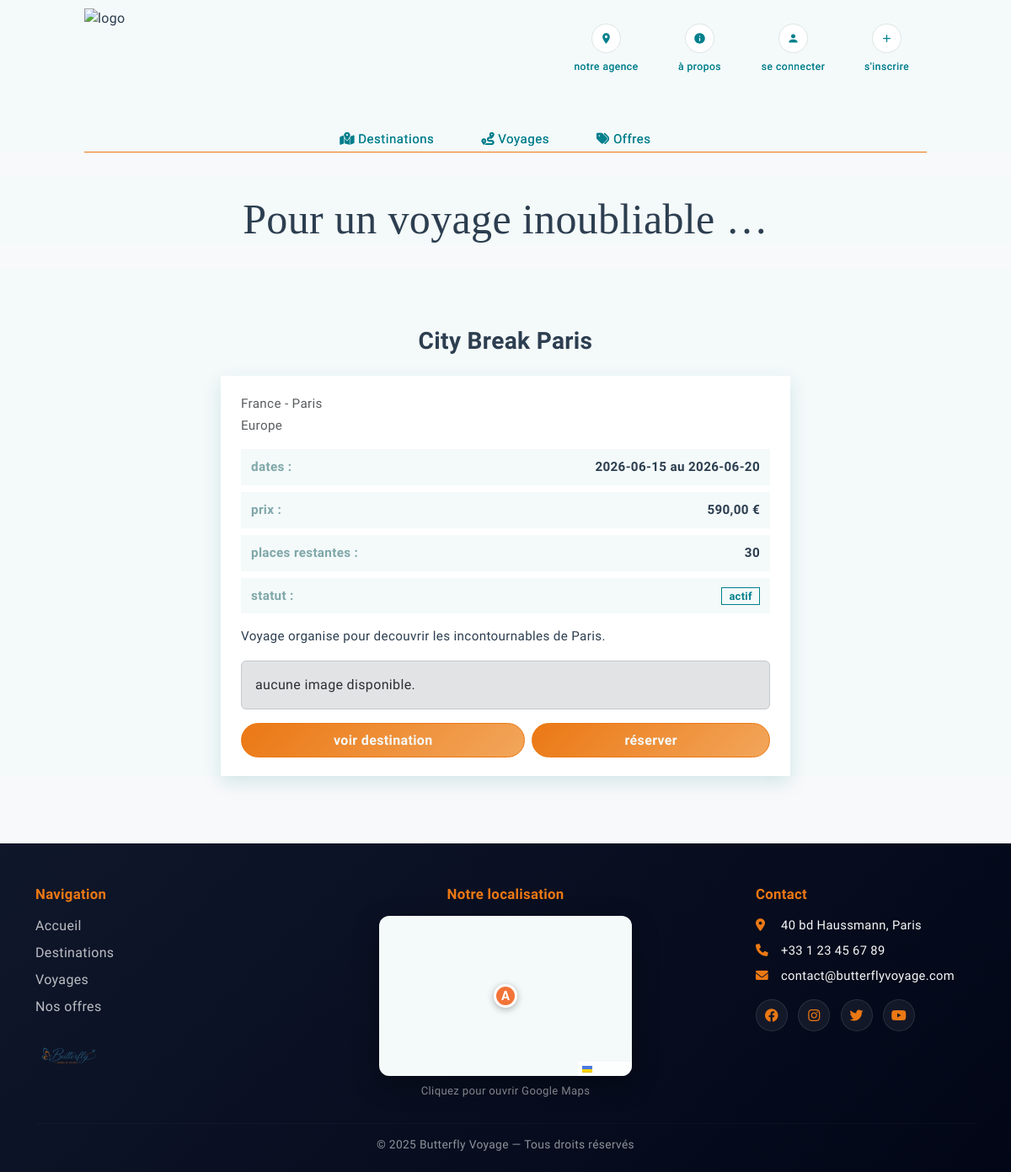
The page /index.php?page=voyage_detail&id_voyage=1 on the database its author committed.
### tables this page shows
CREATE TABLE `voyages_organises` (
  `id_voyage` int UNSIGNED NOT NULL AUTO_INCREMENT,
  `id_destination` int UNSIGNED NOT NULL,
  `titre` varchar(150) NOT NULL,
  `description` text,
  `date_depart` date NOT NULL,
  `date_retour` date NOT NULL,
  `prix` decimal(10,2) NOT NULL,
  `nb_places` int UNSIGNED NOT NULL,
  `nb_places_restantes` int UNSIGNED NOT NULL,
  `image_url` varchar(255) DEFAULT NULL,
  `statut` enum('actif','complet','annule') NOT NULL DEFAULT 'actif',
  `date_creation` datetime NOT NULL DEFAULT CURRENT_TIMESTAMP,
  `date_modification` datetime NOT NULL DEFAULT CURRENT_TIMESTAMP ON UPDATE CURRENT_TIMESTAMP,
  PRIMARY KEY (`id_voyage`),
  KEY `idx_voyages_destination` (`id_destination`),
  KEY `idx_voyages_statut_date` (`statut`, `date_depart`),
  CONSTRAINT `fk_voyage_destination`
    FOREIGN KEY (`id_destination`)
    REFERENCES `destinations` (`id_destination`)
    ON DELETE CASCADE
    ON UPDATE CASCADE
);

CREATE TABLE `destinations` (
  `id_destination` int UNSIGNED NOT NULL AUTO_INCREMENT,
  `pays` varchar(100) NOT NULL,
  `ville` varchar(100) NOT NULL,
  `id_continent` int UNSIGNED DEFAULT NULL,
  `description` text,
  `prix_base` decimal(10,2) NOT NULL,
  `image_url` varchar(255) DEFAULT NULL,
  `actif` tinyint(1) NOT NULL DEFAULT 1,
  `date_creation` datetime NOT NULL DEFAULT CURRENT_TIMESTAMP,
  `date_modification` datetime NOT NULL DEFAULT CURRENT_TIMESTAMP ON UPDATE CURRENT_TIMESTAMP,
  PRIMARY KEY (`id_destination`),
  UNIQUE KEY `uk_destination_pays_ville` (`pays`, `ville`),
  KEY `idx_destinations_continent` (`id_continent`),
  KEY `idx_destinations_actif` (`actif`),
  CONSTRAINT `fk_destination_continent`
    FOREIGN KEY (`id_continent`)
    REFERENCES `continents` (`id_continent`)
    ON DELETE SET NULL
    ON UPDATE CASCADE
);

CREATE TABLE `continents` (
  `id_continent` int UNSIGNED NOT NULL AUTO_INCREMENT,
  `nom` varchar(50) NOT NULL,
  PRIMARY KEY (`id_continent`),
  UNIQUE KEY `uk_continents_nom` (`nom`)
);

### index.php (called while the page is built, shortened)
<?php
require_once __DIR__ . "/controleur/controleur_class.php";
$unControleur = new Controleur();
$page = $_GET["page"] ?? "home";
switch ($page) {
    case "voyage_detail":
        require_once __DIR__ . "/controleur/gestion_voyage_detail.php";
        break;
}
require_once __DIR__ . "/vue/layout.php";

### modele/modele_class.php (called while the page is built, shortened)
<?php
class Modele
{
    private PDO $pdo;
    public function __construct()
    {
        $dsn = "mysql:host=localhost;dbname=bfly;charset=utf8mb4";
        $user = "root";
        $password = "";
        try {
            $this->pdo = new PDO($dsn, $user, $password, [
                PDO::ATTR_ERRMODE => PDO::ERRMODE_EXCEPTION,
                PDO::ATTR_DEFAULT_FETCH_MODE => PDO::FETCH_ASSOC,
            ]);
        } catch (PDOException $e) {
            echo "erreur de connexion à " . $dsn . "<br>";
            echo $e->getMessage();
            exit();
        }
    }
    private function fetchOne(string $sql, array $params = []): array|false
    {
        $stmt = $this->pdo->prepare($sql);
        $stmt->execute($params);
        return $stmt->fetch();
    }
    public function selectWhere_voyage(int $id_voyage): array|false
    {
        $sql = "select v.*, d.pays, d.ville, d.description as destination_description, d.prix_base, d.image_url as destination_image_url, cont.nom as continent
                from voyages_organises v
                join destinations d on d.id_destination = v.id_destination
                left join continents cont on cont.id_continent = d.id_continent
                where v.id_voyage = :id_voyage";
        return $this->fetchOne($sql, [
            ":id_voyage" => $id_voyage,
        ]);
    }
}

### controleur/gestion_voyage_detail.php (called while the page is built, shortened)
<?php
$idVoyage = (int) ($_GET["id_voyage"] ?? 0);
if ($idVoyage > 0) {
    $voyage = $unControleur->selectWhere_voyage($idVoyage);
}

### controleur/controleur_class.php (called while the page is built, shortened)
<?php
require_once "modele/modele_class.php";
class Controleur
{
    private Modele $modele;
    public function __construct()
    {
        $this->modele = new Modele();
    }
    public function selectWhere_voyage(int $id_voyage)
    {
        return $this->modele->selectWhere_voyage($id_voyage);
    }
}

### vue/voyage_detail.php (the view, shortened to what this page needs)
<?php
$voyage = $voyage ?? null;
?>
<?php if (empty($voyage)): ?>
    <div class="container mt-4">
        <div class="alert alert-danger">
            voyage introuvable.
        </div>
    </div>
<?php else: ?>
    <?php
    $idVoyage = (int) ($voyage["id_voyage"] ?? 0);
    $titre = (string) ($voyage["titre"] ?? "");
    $description = (string) ($voyage["description"] ?? "");
    $dateDepart = (string) ($voyage["date_depart"] ?? "");
    $dateRetour = (string) ($voyage["date_retour"] ?? "");
    $prix = (float) ($voyage["prix"] ?? 0);
    $placesRestantes = (int) ($voyage["nb_places_restantes"] ?? 0);
    $statut = (string) ($voyage["statut"] ?? "");
    $imageVoyage = (string) ($voyage["image_url"] ?? "");
    $pays = (string) ($voyage["pays"] ?? "");
    $ville = (string) ($voyage["ville"] ?? "");
    $continent = (string) ($voyage["continent"] ?? "");
    $imageDestination = (string) ($voyage["destination_image_url"] ?? "");
    $titreLieu = trim($pays . " - " . $ville, " -");
    $image = $imageVoyage !== "" ? $imageVoyage : $imageDestination;
    $idDestination = (int) ($voyage["id_destination"] ?? 0);
    $bloque = ($statut !== "actif" || $placesRestantes <= 0);
    ?>
    <h3 class="section-title text-center mt-5">
        <?= htmlspecialchars($titre) ?>
    </h3>
    <div class="container mt-4 detail-wrap">
        <div class="card detail-card">
            <div class="card-body detail-body">
                <?php if ($titreLieu !== ""): ?>
                    <p class="text-muted mb-1 detail-sub">
                        <?= htmlspecialchars($titreLieu) ?>
                    </p>
                <?php endif; ?>
                <?php if ($continent !== ""): ?>
                    <p class="text-muted mb-3 detail-sub">
                        <?= htmlspecialchars($continent) ?>
                    </p>
                <?php endif; ?>
                <div class="detail-list">
                    <div class="detail-row">
                        <span class="detail-label">dates :</span>
                        <span class="detail-value">
                            <?= htmlspecialchars($dateDepart) ?> au <?= htmlspecialchars($dateRetour) ?>
                        </span>
                    </div>
                    <div class="detail-row">
                        <span class="detail-label">prix :</span>
                        <span class="detail-value">
                            <?= number_format($prix, 2, ",", " ") ?> €
                        </span>
                    </div>
                    <div class="detail-row">
                        <span class="detail-label">places restantes :</span>
                        <span class="detail-value">
                            <?= (int) $placesRestantes ?>
                        </span>
                    </div>
                    <div class="detail-row">
                        <span class="detail-label">statut :</span>
                        <span class="detail-value">
                            <span class="detail-badge <?= $bloque ? "is-closed" : "is-open" ?>">
                                <?= htmlspecialchars($statut) ?>
                            </span>
                        </span>
                    </div>
                </div>
                <?php if ($description !== ""): ?>
                    <div class="detail-desc">
                        <?= nl2br(htmlspecialchars($description)) ?>
                    </div>
                <?php endif; ?>
                <?php if ($image !== ""): ?>
                    <img
                        src="<?= htmlspecialchars($image) ?>"
                        alt="image voyage"
                        class="img-fluid detail-img"
                    >
                <?php else: ?>
                    <div class="alert alert-secondary mb-3">
                        aucune image disponible.
                    </div>
                <?php endif; ?>
                <div class="detail-actions d-flex justify-content-center gap-2 mt-3">
                    <?php if ($idDestination > 0): ?>
                        <a
                            class="btn btn-outline-primary btn-sm flex-fill text-center px-3 detail-btn"
                            href="index.php?page=destination_detail&id_destination=<?= $idDestination ?>"
                        >
                            voir destination
                        </a>
                    <?php endif; ?>
                    <?php if (!$bloque): ?>
                        <a
                            class="btn btn-success btn-sm flex-fill text-center px-3 detail-btn"
                            href="index.php?page=reservation&id_voyage=<?= $idVoyage ?>"
                        >
                            réserver
                        </a>
                    <?php endif; ?>
                </div>
            </div>
        </div>
    </div>
<?php endif; ?>

### styles/style.css (style rules this page uses)
:root { --primary-color: #EB7814; --secondary-color: #007f8c; --text-color: #2c3e50; --muted-color: #7fa7a9; --bg-light: #f4f9f9; --border-color: #dce6e6; --border-radius: 14px; --btn-radius: 50rem; --shadow: 0 8px 20px rgba(0, 127, 140, 0.15); --transition: all 0.3s ease; }
html, body { background-color: var(--bg-light); }
body { font-family: "Poiret One", sans-serif; font-weight: 400; font-size: 16px; line-height: 1.5; letter-spacing: 0.35px; -webkit-font-smoothing: antialiased; -moz-osx-font-smoothing: grayscale; margin: 0; padding: 0; color: var(--text-color); }

### styles/page.css (style rules this page uses)
.section-title { font-weight: 800; color: var(--text-color); margin: 0 0 0.3rem; }
.ui-btn, .detail-btn, .grid-btn, .res-btn { font-size: 0.78rem; padding: 4px 10px; border-radius: 50rem; border-width: 1px; font-weight: 600; line-height: 1.2; transition: 0.15s ease; }
.ui-btn-primary, .btn-success.detail-btn, .btn-success.grid-btn { background: var(--primary-color); border-color: var(--primary-color); color: #fff; }
.ui-btn-outline, .btn-outline-primary.detail-btn, .btn-outline-primary.grid-btn { background: transparent; color: var(--primary-color); border-color: var(--primary-color); }
.detail-wrap { max-width: 700px; }
.detail-card { border: 0; border-radius: 0; box-shadow: var(--shadow); background: #fff; }
.detail-body { padding: 22px 24px; }
.detail-sub { font-size: 0.95rem; color: var(--muted-color); }
.detail-list { display: grid; gap: 8px; margin: 14px 0 16px; }
.detail-row { display: flex; justify-content: space-between; gap: 12px; padding: 10px 12px; background: var(--bg-light); font-size: 0.95rem; }
.detail-label { color: var(--muted-color); font-weight: 700; }
.detail-value { color: var(--text-color); font-weight: 800; }
.detail-desc { margin: 12px 0 16px; font-size: 0.95rem; line-height: 1.55; color: var(--text-color); }
.detail-actions { margin-top: 16px; display: flex; justify-content: center; gap: 10px; }
.detail-badge { padding: 2px 8px; font-size: 0.8rem; font-weight: 700; border-radius: 0; border: 1px solid currentColor; }
.detail-badge.is-open { color: var(--secondary-color); }

### styles/components.css (style rules this page uses)
.card .btn, .carousel-caption .btn { background:linear-gradient(135deg,var(--primary-color),#F2A65B); color:var(--bg-light); border:1px solid var(--primary-color); padding:10px 25px; font-size:1rem; transition:var(--transition); }

### rows shown on the page
voyages_organises: titre "City Break Paris", id_destination.ville "France - Paris", continents.nom "Europe", date_depart "2026-06-15", date_retour "2026-06-20", prix "590,00", nb_places_restantes "30", statut "actif", description "Voyage organise pour decouvrir les incontournables de Paris."
